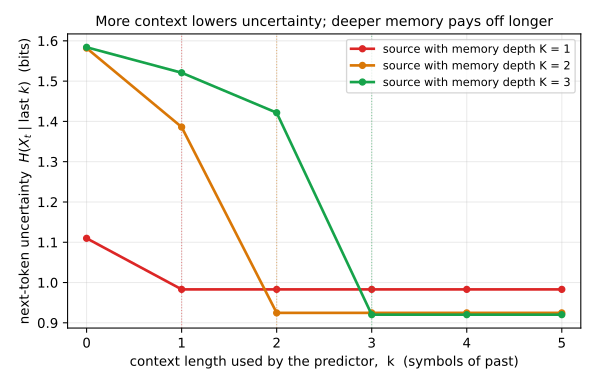

Write Python code to recreate this figure.
"""More context lowers next-token uncertainty -- and deeper memory keeps
paying off longer (why an AR(infinity) model wants the whole past).

Section 3.1.  A language model is an AR(infinity) predictor: x_t may depend
on the entire history.  How much does conditioning on more of the past
actually buy?  For a source with memory depth K (an order-K Markov chain),
the conditional entropy

  H(X_t | last k symbols)

falls as k grows and then plateaus once k reaches the true memory depth K
(no finite amount of further context helps).  Plotted for three sources of
increasing memory depth K in {1, 2, 4}: the deeper the memory, the longer
the curve keeps dropping.  Natural language has very deep, long-range
structure, so a model that conditions on the whole past (AR-infinity) keeps
extracting reductions a short-context AR(p) leaves on the table.

Everything is computed EXACTLY (no sampling): each source's order-K
transition is drawn once from a fixed-seed peaked Dirichlet, its stationary
k-gram distribution is the dominant left eigenvector, and every conditional
entropy is read off the exact stationary joint.

Outputs:
  context-reduces-uncertainty.svg
  context-reduces-uncertainty.json
"""
import json
import itertools
import pathlib

import numpy as np
import matplotlib
matplotlib.use("Agg")
import matplotlib.pyplot as plt

HERE = pathlib.Path(__file__).resolve().parent

A = 3          # alphabet size
ALPHA = 0.4    # Dirichlet concentration (<1 => peaked => predictable source)
ORDERS = [1, 2, 3]
KMAX = 5


def H(dist):
    d = np.asarray(dist).ravel()
    d = d[d > 1e-15]
    return float(-np.sum(d * np.log2(d)))


def build_transition(K, seed):
    """P[context] = categorical over A, context in A^K, from peaked Dirichlet."""
    rng = np.random.default_rng(seed)
    contexts = list(itertools.product(range(A), repeat=K))
    return contexts, {c: rng.dirichlet(np.full(A, ALPHA)) for c in contexts}


def stationary(K, contexts, P):
    """Stationary distribution over A^K states of the K-gram Markov chain.

    Found by power iteration (robust; the chain is irreducible and aperiodic
    because every Dirichlet transition probability is strictly positive)."""
    idx = {c: i for i, c in enumerate(contexts)}
    n = len(contexts)
    M = np.zeros((n, n))
    for c in contexts:
        for x in range(A):
            M[idx[c], idx[c[1:] + (x,)]] += P[c][x]
    pi = np.full(n, 1.0 / n)
    for _ in range(100000):
        nxt = pi @ M
        nxt /= nxt.sum()
        if np.max(np.abs(nxt - pi)) < 1e-14:
            pi = nxt
            break
        pi = nxt
    return idx, pi


def joint_Kplus1(K, contexts, P, idx, pi):
    """Exact stationary joint over (X_{t-K}, ..., X_t), shape A^(K+1)."""
    J = np.zeros([A] * (K + 1))
    for c in contexts:
        for x in range(A):
            J[c + (x,)] += pi[idx[c]] * P[c][x]
    return J


def cond_entropy_given_k(J, K, k):
    """H(X_t | last k symbols) from the (K+1)-gram joint J (valid k <= K)."""
    Jk = J.sum(axis=tuple(range(0, K - k))) if k < K else J  # keep last k+1 axes
    return H(Jk) - H(Jk.sum(axis=-1))                        # H(joint) - H(context)


curves = {}
for K in ORDERS:
    contexts, P = build_transition(K, seed=100 + K)
    idx, pi = stationary(K, contexts, P)
    J = joint_Kplus1(K, contexts, P, idx, pi)
    rate = cond_entropy_given_k(J, K, K)                    # entropy rate
    vals = [cond_entropy_given_k(J, K, k) if k <= K else rate for k in range(KMAX + 1)]
    curves[K] = vals

data = {"alphabet_size": A, "dirichlet_alpha": ALPHA, "orders": ORDERS,
        "kmax": KMAX, "conditional_entropy_bits": {str(K): v for K, v in curves.items()}}
with open(HERE / "context-reduces-uncertainty.json", "w") as f:
    json.dump(data, f, indent=1)

colors = {1: "#dc2626", 2: "#d97706", 3: "#16a34a"}
ks = np.arange(KMAX + 1)
fig, ax = plt.subplots(figsize=(6.2, 4.0))
for K in ORDERS:
    ax.plot(ks, curves[K], "-o", color=colors[K], lw=2.0, ms=4.5,
            label=f"source with memory depth K = {K}")
    ax.axvline(K, color=colors[K], lw=0.8, ls=":", alpha=0.5)

ax.set_xlabel("context length used by the predictor,  k  (symbols of past)")
ax.set_ylabel(r"next-token uncertainty  $H(X_t \mid \mathrm{last}\ k)$  (bits)")
ax.set_title("More context lowers uncertainty; deeper memory pays off longer",
             fontsize=10.5)
ax.set_xticks(ks)
ax.set_xlim(-0.2, KMAX + 0.2)
ax.grid(True, alpha=0.25)
ax.legend(fontsize=8.5, loc="upper right")
fig.tight_layout()
fig.savefig(HERE / "context-reduces-uncertainty.svg")
print("wrote context-reduces-uncertainty.svg / .json")
for K in ORDERS:
    print(f"  K={K}: H(X_t|last k) = {[round(v, 3) for v in curves[K]]}")
